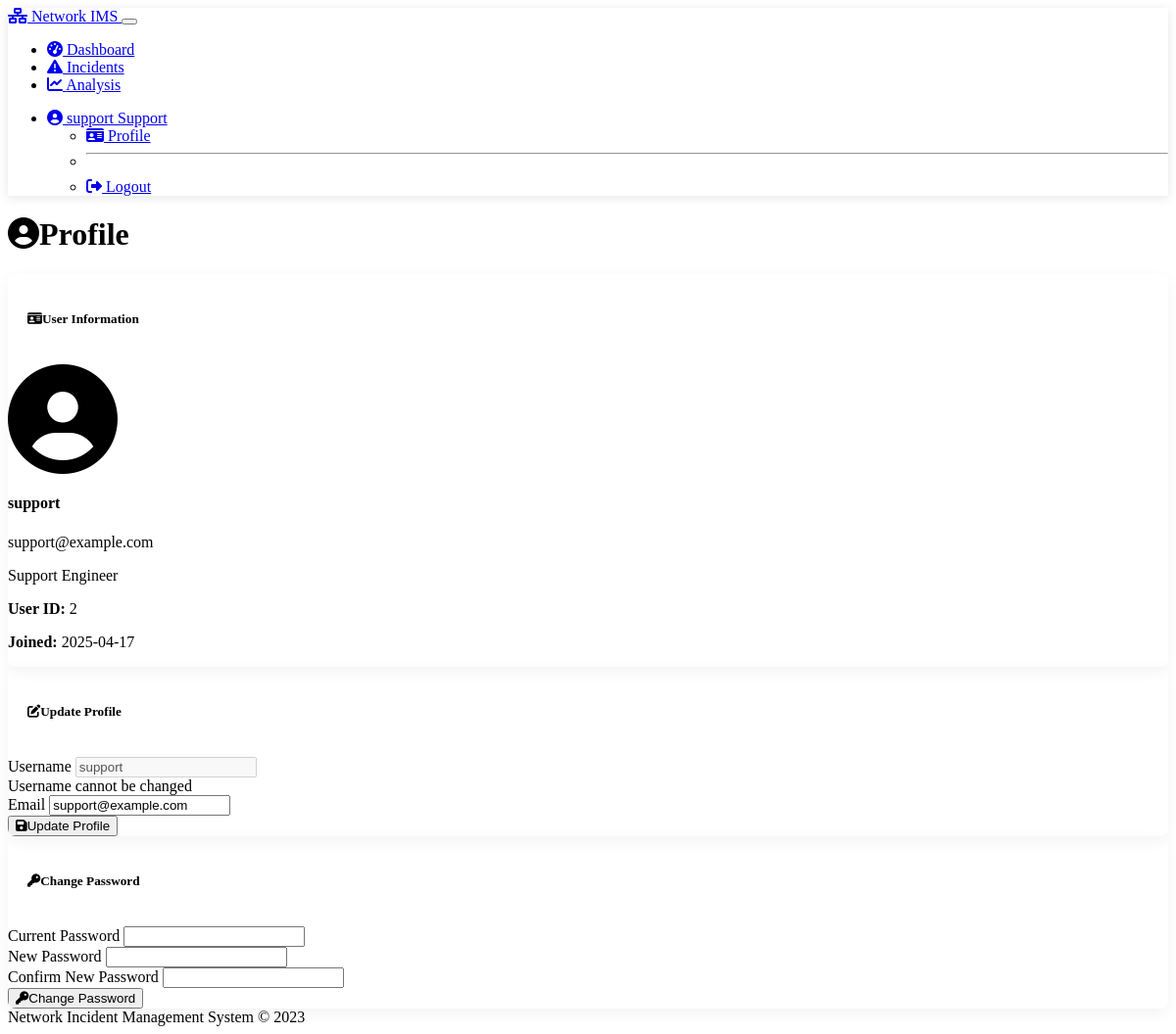
Screenshot of /profile (signed in) with the database file from the repository.
### models.py (models this page shows, shortened)
class User(db.Model, UserMixin):
    __tablename__ = 'users'
    id = db.Column(db.Integer, primary_key=True)
    username = db.Column(db.String(64), unique=True, nullable=False)
    email = db.Column(db.String(120), unique=True, nullable=False)
    password_hash = db.Column(db.String(256))
    role = db.Column(db.String(20), default='support_engineer')  # admin or support_engineer
    team_id = db.Column(db.Integer, db.ForeignKey('teams.id', ondelete='SET NULL'), nullable=True)
    created_at = db.Column(db.DateTime, default=func.now())
    team = db.relationship('Team', backref=db.backref('members', lazy='dynamic'))
    incidents_reported = db.relationship('Incident', backref='reporter', foreign_keys='Incident.reporter_id')
    incidents_assigned = db.relationship('Incident', backref='assignee', foreign_keys='Incident.assignee_id')
    updates = db.relationship('IncidentUpdate', backref='user')

### auth.py (the view)
@auth_bp.route('/profile')
@login_required
def profile():
    return render_template('profile.html')

### templates/profile.html
{% extends 'base.html' %}
{% block content %}
<div class="row mb-4">
    <div class="col">
        <h1 class="display-5 mb-4">
            <i class="fas fa-user-circle me-2"></i>Profile
        </h1>
    </div>
</div>
<div class="row">
    <div class="col-lg-4 mb-4">
        <div class="card">
            <div class="card-header bg-dark">
                <h5 class="card-title mb-0">
                    <i class="fas fa-id-card me-2"></i>User Information
                </h5>
            </div>
            <div class="card-body text-center">
                <div class="mb-3">
                    <i class="fas fa-user-circle fa-7x text-primary"></i>
                </div>
                <h4>{{ current_user.username }}</h4>
                <p class="text-muted">{{ current_user.email }}</p>
                <div class="mb-3">
                    {% if current_user.role == 'admin' %}
                        <span class="badge bg-danger">Administrator</span>
                    {% else %}
                        <span class="badge bg-info">Support Engineer</span>
                    {% endif %}
                </div>
                <div class="text-start">
                    <p><strong>User ID:</strong> {{ current_user.id }}</p>
                    <p><strong>Joined:</strong> {{ current_user.created_at.strftime('%Y-%m-%d') }}</p>
                </div>
            </div>
        </div>
    </div>
    <div class="col-lg-8">
        <div class="card mb-4">
            <div class="card-header bg-dark">
                <h5 class="card-title mb-0">
                    <i class="fas fa-edit me-2"></i>Update Profile
                </h5>
            </div>
            <div class="card-body">
                <form action="{{ url_for('auth.update_profile') }}" method="POST">
                    <div class="mb-3">
                        <label for="username" class="form-label">Username</label>
                        <input type="text" class="form-control" id="username" value="{{ current_user.username }}" disabled>
                        <div class="form-text">Username cannot be changed</div>
                    </div>
                    <div class="mb-3">
                        <label for="email" class="form-label">Email</label>
                        <input type="email" class="form-control" id="email" name="email" value="{{ current_user.email }}">
                    </div>
                    <div class="d-grid gap-2">
                        <button type="submit" class="btn btn-primary">
                            <i class="fas fa-save me-2"></i>Update Profile
                        </button>
                    </div>
                </form>
            </div>
        </div>
        <div class="card">
            <div class="card-header bg-dark">
                <h5 class="card-title mb-0">
                    <i class="fas fa-key me-2"></i>Change Password
                </h5>
            </div>
            <div class="card-body">
                <form action="{{ url_for('auth.update_profile') }}" method="POST">
                    <div class="mb-3">
                        <label for="current_password" class="form-label">Current Password</label>
                        <input type="password" class="form-control" id="current_password" name="current_password" required>
                    </div>
                    <div class="mb-3">
                        <label for="new_password" class="form-label">New Password</label>
                        <input type="password" class="form-control" id="new_password" name="new_password" required>
                    </div>
                    <div class="mb-3">
                        <label for="confirm_password" class="form-label">Confirm New Password</label>
                        <input type="password" class="form-control" id="confirm_password" name="confirm_password" required>
                    </div>
                    <div class="d-grid gap-2">
                        <button type="submit" class="btn btn-danger">
                            <i class="fas fa-key me-2"></i>Change Password
                        </button>
                    </div>
                </form>
            </div>
        </div>
    </div>
</div>
{% endblock %}

### templates/base.html (shortened to what this page needs)
<!DOCTYPE html>
<html lang="en" data-bs-theme="dark">
<head>
    <link rel="stylesheet" href="https://cdn.replit.com/agent/bootstrap-agent-dark-theme.min.css">
    <link rel="stylesheet" href="{{ url_for('static', filename='css/custom.css') }}">
    <link rel="stylesheet" href="https://cdnjs.cloudflare.com/ajax/libs/font-awesome/6.4.0/css/all.min.css">
</head>
<body>
    <nav class="navbar navbar-expand-lg navbar-dark bg-dark">
        <div class="container-fluid">
            <a class="navbar-brand" href="{{ url_for('home') }}">
                <i class="fas fa-network-wired me-2"></i>
                Network IMS
            </a>
            <button class="navbar-toggler" type="button" data-bs-toggle="collapse" data-bs-target="#navbarNav" aria-controls="navbarNav" aria-expanded="false" aria-label="Toggle navigation">
            </button>
            <div class="collapse navbar-collapse" id="navbarNav">
                {% if current_user.is_authenticated %}
                <ul class="navbar-nav me-auto">
                    <li class="nav-item">
                        <a class="nav-link {% if request.endpoint == 'incident.dashboard' %}active{% endif %}" href="{{ url_for('incident.dashboard') }}">
                            <i class="fas fa-tachometer-alt me-1"></i> Dashboard
                        </a>
                    </li>
                    <li class="nav-item">
                        <a class="nav-link {% if request.endpoint == 'incident.list_incidents' %}active{% endif %}" href="{{ url_for('incident.list_incidents') }}">
                            <i class="fas fa-exclamation-triangle me-1"></i> Incidents
                        </a>
                    </li>
                    <li class="nav-item">
                        <a class="nav-link {% if request.endpoint == 'analysis.analysis_dashboard' %}active{% endif %}" href="{{ url_for('analysis.analysis_dashboard') }}">
                            <i class="fas fa-chart-line me-1"></i> Analysis
                        </a>
                    </li>
                </ul>
                <ul class="navbar-nav">
                    <li class="nav-item dropdown">
                        <a class="nav-link dropdown-toggle" href="#" id="navbarDropdown" role="button" data-bs-toggle="dropdown" aria-expanded="false">
                            <i class="fas fa-user-circle me-1"></i> {{ current_user.username }}
                            {% if current_user.role == 'admin' %}
                            <span class="badge bg-danger ms-1">Admin</span>
                            {% else %}
                            <span class="badge bg-info ms-1">Support</span>
                            {% endif %}
                        </a>
                        <ul class="dropdown-menu dropdown-menu-end" aria-labelledby="navbarDropdown">
                            <li><a class="dropdown-item" href="{{ url_for('auth.profile') }}"><i class="fas fa-id-card me-2"></i> Profile</a></li>
                            <li><hr class="dropdown-divider"></li>
                            <li><a class="dropdown-item" href="{{ url_for('auth.logout') }}"><i class="fas fa-sign-out-alt me-2"></i> Logout</a></li>
                        </ul>
                    </li>
                </ul>
                {% endif %}
            </div>
        </div>
    </nav>
    <main class="container mt-4">
        {% block content %}{% endblock %}
    </main>
    <footer class="footer mt-5 py-3 bg-dark">
        <div class="container text-center">
            <span class="text-muted">Network Incident Management System &copy; 2023</span>
        </div>
    </footer>
</body>
</html>

### static/css/custom.css (style rules this page uses)
.navbar-dark { box-shadow: 0 2px 10px rgba(0, 0, 0, 0.1); }
.card { box-shadow: 0 5px 15px rgba(0, 0, 0, 0.05); border-radius: 8px; overflow: hidden; border: none; }
.card-header { border-bottom: none; padding: 1rem 1.25rem; }

### rows the page displays
User: username "support", email "support@example.com", id "2", created_at "2025-04-17"
